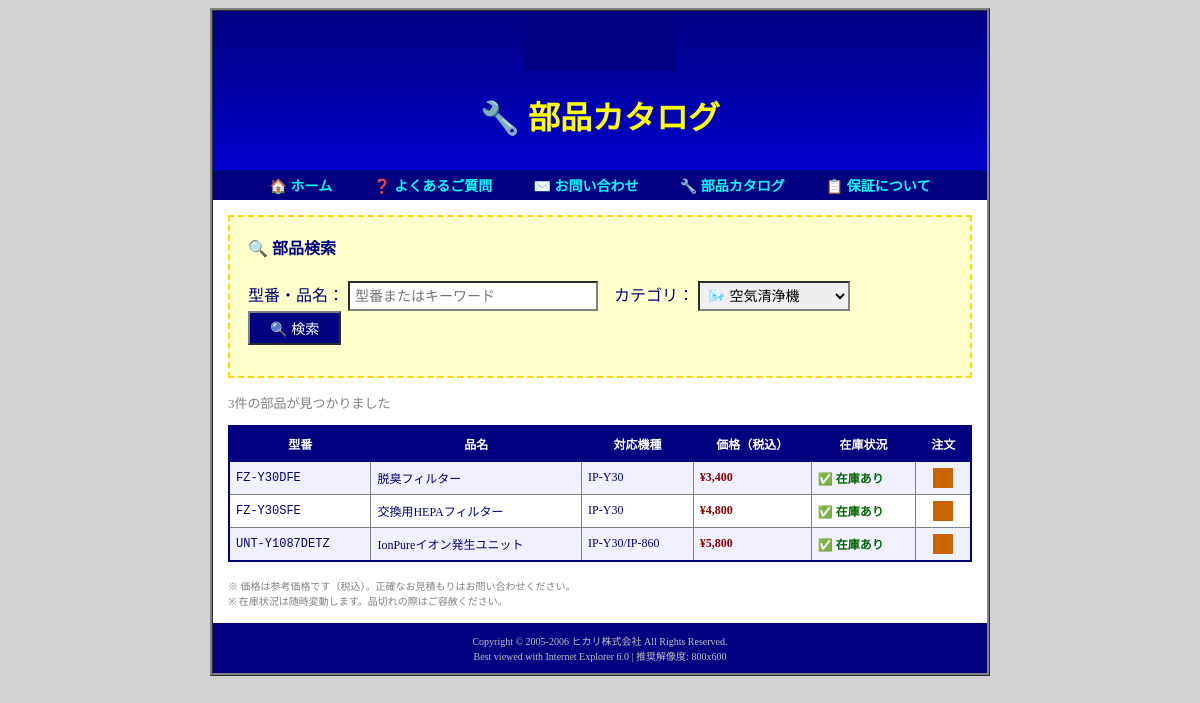
/pieces.php?category=air_purifier, run on the app's committed database.
### tables this page shows
CREATE TABLE spare_parts (
    id INT AUTO_INCREMENT PRIMARY KEY,
    reference VARCHAR(50) NOT NULL,
    name VARCHAR(200) NOT NULL,
    name_jp VARCHAR(200),
    category VARCHAR(50),
    product_model VARCHAR(100),
    price DECIMAL(10,2),
    stock ENUM('在庫あり', '取り寄せ', '在庫切れ') DEFAULT '在庫あり',
    image_url VARCHAR(200),
    created_at DATETIME,
    updated_at DATETIME
);

### pieces.php (the view, shortened to what this page needs)
<?php
require_once("config.php");
$search_results = array();
$search_ref = "";
$search_category = "";
if (isset($_GET['ref']) || isset($_GET['category'])) {
    $search_ref = isset($_GET['ref']) ? $_GET['ref'] : "";
    $search_category = isset($_GET['category']) ? $_GET['category'] : "";
    $where_clauses = array();
    if ($search_category != "" && $search_category != "all") {
        $where_clauses[] = "category = '$search_category'";
    }
    $where = "";
    if (count($where_clauses) > 0) {
        $where = "WHERE " . implode(" AND ", $where_clauses);
    }
    $sql = "SELECT * FROM spare_parts $where ORDER BY category, reference";
    if (function_exists('mysql_query') && $conn) {
        $result = mysql_query($sql);
        if ($result) {
            while ($row = mysql_fetch_assoc($result)) {
                $search_results[] = $row;
            }
        }
    }
}
?>
<!DOCTYPE HTML PUBLIC "-//W3C//DTD HTML 4.01 Transitional//EN">
<html>
<head>
</head>
<body>
<table class="main-table" cellpadding="0" cellspacing="0">
    <tr>
        <td class="header-cell">
            <img src="images/hikari_logo.gif" alt="ヒカリ" width="150" height="50"><br>
            <h1>🔧 部品カタログ</h1>
        </td>
    </tr>
    <tr>
        <td class="nav-bar">
            <a href="index.php">🏠 ホーム</a> |
            <a href="faq.php">❓ よくあるご質問</a> |
            <a href="contact.php">✉️ お問い合わせ</a> |
            <a href="pieces.php">🔧 部品カタログ</a> |
            <a href="garantie.php">📋 保証について</a>
        </td>
    </tr>
    <tr>
        <td class="content-cell">
            <div class="search-box">
                <form method="GET" action="pieces.php">
                    <table width="100%" border="0">
                        <tr>
                            <td>
                                <font size="3"><b>🔍 部品検索</b></font>
                            </td>
                        </tr>
                        <tr>
                            <td>
                                <br>
                                型番・品名：
                                <input type="text" name="ref" value="<?php echo htmlspecialchars($search_ref); ?>" placeholder="型番またはキーワード">
                                &nbsp;&nbsp;
                                カテゴリ：
                                <select name="category">
                                    <option value="air_purifier" <?php if($search_category=="air_purifier") echo "selected"; ?>>🌬️ 空気清浄機</option>
                                </select>
                                <input type="submit" value="🔍 検索">
                            </td>
                        </tr>
                    </table>
                </form>
            </div>
            <?php if (count($search_results) > 0): ?>
                <p><font color="#808080"><?php echo count($search_results); ?>件の部品が見つかりました</font></p>
                <table class="parts-table">
                    <tr>
                        <th>型番</th>
                        <th>品名</th>
                        <th>対応機種</th>
                        <th>価格（税込）</th>
                        <th>在庫状況</th>
                        <th>注文</th>
                    </tr>
                    <?php foreach ($search_results as $part): ?>
                    <tr>
                        <td><font face="Courier New"><?php echo $part['reference']; ?></font></td>
                        <td><?php echo $part['name_jp']; ?></td>
                        <td><?php echo $part['product_model']; ?></td>
                        <td class="price">&yen;<?php echo number_format($part['price']); ?></td>
                        <td>
                            <?php
                            if ($part['stock'] == "在庫あり") {
                                echo '<span class="stock-ok">✅ 在庫あり</span>';
                            } elseif ($part['stock'] == "取り寄せ") {
                                echo '<span class="stock-order">⏳ 取り寄せ（2〜3週間）</span>';
                            } else {
                                echo '<span class="stock-out">❌ 在庫切れ</span>';
                            }
                            ?>
                        </td>
                        <td align="center">
                            <?php if ($part['stock'] != "在庫切れ"): ?>
                                <a href="contact.php?subject=parts&ref=<?php echo $part['reference']; ?>">
                                    <img src="images/cart_icon.gif" alt="注文" width="20" height="20" border="0">
                                </a>
                            <?php else: ?>
                                <font color="#808080">-</font>
                            <?php endif; ?>
                        </td>
                    </tr>
                    <?php endforeach; ?>
                </table>
                <br>
                <font size="1" color="#808080">
                    ※ 価格は参考価格です（税込）。正確なお見積もりはお問い合わせください。<br>
                    ※ 在庫状況は随時変動します。品切れの際はご容赦ください。
                </font>
            <?php endif; ?>
        </td>
    </tr>
    <tr>
        <td class="footer-cell">
            <font size="1">
                Copyright &copy; 2005-2006 ヒカリ株式会社 All Rights Reserved.<br>
                Best viewed with Internet Explorer 6.0 | 推奨解像度: 800x600
            </font>
        </td>
    </tr>
</table>
</body>
</html>

### pieces.php (style rules this page uses)
body { background-color: #C0C0C0; font-family: 'Comic Sans MS', cursive; color: #000080; background-image: url('images/bg_tile.gif'); }
.main-table { width: 780px; margin: 0 auto; background-color: #FFFFFF; border: 3px ridge #808080; }
.header-cell { background: linear-gradient(to bottom, #000080, #0000CD); color: #FFFF00; text-align: center; padding: 10px; }
.nav-bar { background-color: #000080; padding: 5px; text-align: center; }
.nav-bar a { color: #00FFFF; text-decoration: none; font-weight: bold; padding: 5px 15px; font-size: 14px; }
.content-cell { padding: 15px; font-size: 13px; }
.search-box { background-color: #FFFFCC; border: 2px dashed #FFD700; padding: 15px; margin-bottom: 15px; }
.search-box input[type="text"] { font-size: 14px; padding: 5px; width: 250px; border: 2px inset #808080; }
.search-box select { font-size: 14px; padding: 4px; border: 2px inset #808080; }
.search-box input[type="submit"] { font-size: 14px; padding: 5px 20px; background-color: #000080; color: #FFFFFF; border: 2px outset #808080; cursor: pointer; }
.parts-table { border: 2px solid #000080; border-collapse: collapse; width: 100%; }
.parts-table th { background-color: #000080; color: #FFFFFF; padding: 8px; font-size: 12px; border: 1px solid #000080; }
.parts-table td { padding: 6px; border: 1px solid #808080; font-size: 12px; }
.parts-table tr:nth-child(even) { background-color: #F0F0FF; }
.stock-ok { color: #006400; font-weight: bold; }
.price { font-weight: bold; color: #8B0000; }
.footer-cell { background-color: #000080; color: #C0C0C0; text-align: center; padding: 10px; font-size: 10px; }

### data on the page
spare_parts: reference "FZ-Y30DFE", name_jp "脱臭フィルター", product_model "IP-Y30", price "3,400", stock "✅ 在庫あり"
spare_parts: reference "FZ-Y30SFE", name_jp "交換用HEPAフィルター", product_model "IP-Y30", price "4,800", stock "✅ 在庫あり"
spare_parts: reference "UNT-Y1087DETZ", name_jp "IonPureイオン発生ユニット", product_model "IP-Y30/IP-860", price "5,800", stock "✅ 在庫あり"

### other printed values
count($search_results) "3"
